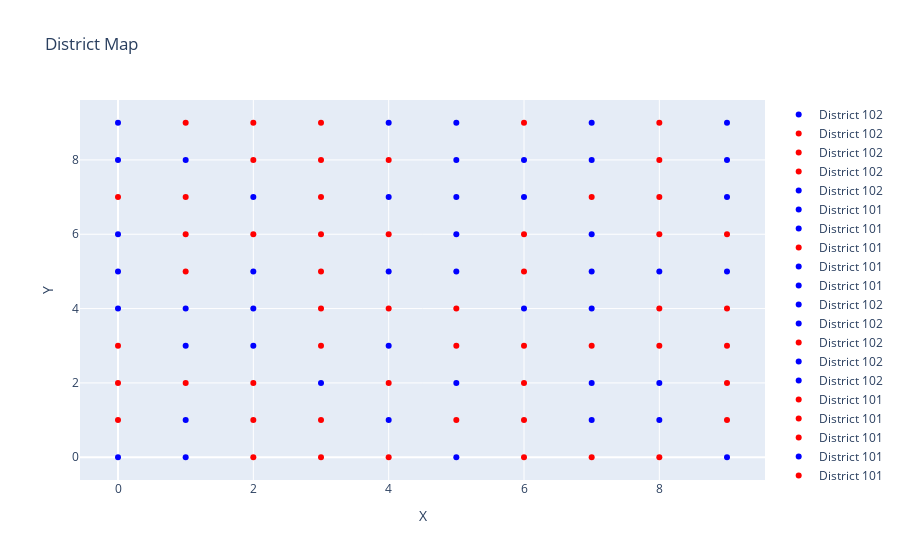
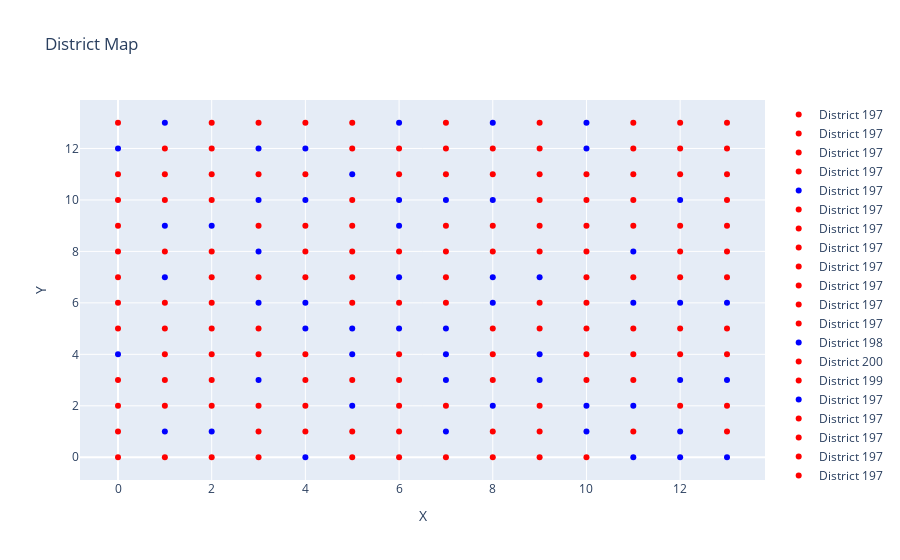

Notebook code cell kept with these figures, in order:
### Code cell
import pandas as pa
import math
import numpy as np
import networkx as nx
import matplotlib.pyplot as plt
from ortools.graph import pywrapgraph
import random
import plotly.graph_objects as go
from ipywidgets import interact, IntSlider, FloatSlider

def print_info(data, name):
    if isinstance(data, list):
        print(' % ', name, ' ', data, ' -----type $len: ', len(data), ' ', type(data), ' * ')
    else:
        print(' % ', name, ' ', data, ' -----type ', type(data), ' * ')

def setup(districts, grid_size, district_centers, pops): 
    tol = 1
    start_nodes = [0] * (grid_size * grid_size)
    for i in range(grid_size * grid_size):
        start_nodes = start_nodes + [i + 1] * districts
    for j in range(districts):
        start_nodes = start_nodes + [(grid_size * grid_size) + 1 + j]
    end_nodes = []
    for i in range(grid_size * grid_size):
        end_nodes = end_nodes + [i + 1]
    for j in range(grid_size * grid_size):
        for k in range(districts):
            end_nodes = end_nodes + [(grid_size * grid_size) + 1 + k]
    end_nodes = end_nodes + [(grid_size * grid_size) + districts + 1] * districts
    total_pop = np.sum(np.array(pops))
    capacities = np.array(pops).flatten().tolist()
    for i in np.array(pops).flatten().tolist():
        for j in range(districts):
            capacities = capacities + [i]
    for i in range(districts):
        capacities = capacities + [int(total_pop / districts) + tol]
    costs = [0] * (grid_size * grid_size)
    for i in range(grid_size):
        for j in range(grid_size):
            for k in range(districts):
                costs = costs + [int((((i - district_centers[k][0]) ** 2) + ((j - district_centers[k][1]) ** 2)))]
    costs = costs + [0] * districts
    supplies = [int(total_pop)] + ((grid_size * grid_size) + districts) * [0] + [-int(total_pop)]
    source = 0
    sink = districts + (grid_size * grid_size) + 1
    return start_nodes, end_nodes, capacities, costs, supplies, source, sink, pops, total_pop

def optimize(start_nodes, end_nodes, capacities, costs, supplies, source, sink, grid, grid_size):
    Block_Assignments = pa.DataFrame(columns=['DIST_NO', 'ASSIGN_POP', 'ACTUAL_POP'])
    min_cost_flow = pywrapgraph.SimpleMinCostFlow()
    for i in range(len(start_nodes)):
        min_cost_flow.AddArcWithCapacityAndUnitCost(start_nodes[i], end_nodes[i], capacities[i], costs[i])
    for i in range(len(supplies)):
        min_cost_flow.SetNodeSupply(i, supplies[i])
    flag = 0    
    if min_cost_flow.Solve() == min_cost_flow.OPTIMAL:
        for arc in range(min_cost_flow.NumArcs()):
            if min_cost_flow.Tail(arc) != source and min_cost_flow.Head(arc) != sink:
                if min_cost_flow.Flow(arc) > 0:
                    if min_cost_flow.Capacity(arc) == min_cost_flow.Flow(arc):
                        grid.nodes[(int(((min_cost_flow.Tail(arc) - 1) / grid_size)), (min_cost_flow.Tail(arc) - 1) % grid_size)]["district"] = min_cost_flow.Head(arc)
                        Block_Assignments.loc[min_cost_flow.Tail(arc)] = [min_cost_flow.Head(arc), min_cost_flow.Flow(arc), min_cost_flow.Capacity(arc)]
                    else:
                        if flag == 0:
                            grid.nodes[(int(((min_cost_flow.Tail(arc) - 1) / grid_size)), (min_cost_flow.Tail(arc) - 1) % grid_size)]["district"] = min_cost_flow.Head(arc)
                            Block_Assignments.loc[min_cost_flow.Tail(arc)] = [min_cost_flow.Head(arc), min_cost_flow.Flow(arc), min_cost_flow.Capacity(arc)]
                            flag = min_cost_flow.Flow(arc)
                        else: 
                            if Block_Assignments.loc[min_cost_flow.Tail(arc), 'ASSIGN_POP'] < min_cost_flow.Flow(arc):
                                grid.nodes[(int(((min_cost_flow.Tail(arc) - 1) / grid_size)), (min_cost_flow.Tail(arc) - 1) % grid_size)]["district"] = min_cost_flow.Head(arc)
                                Block_Assignments.loc[min_cost_flow.Tail(arc)] = [min_cost_flow.Head(arc), min_cost_flow.Flow(arc), min_cost_flow.Capacity(arc)]
                                flag = flag + min_cost_flow.Flow(arc)
                            else:
                                flag = flag + min_cost_flow.Flow(arc)
                            if flag == min_cost_flow.Capacity(arc):
                                flag = 0
    else:
        print('There was an issue with the min cost flow input.')
    return Block_Assignments

def grid_setup(grid_s, dist, n, p_0, c, r):
    

    grid_size = grid_s
    districts = dist
    district_centers = []
    spacing = int(grid_size / districts)
    

    for j in range(districts):
        district_centers = district_centers + [[(j + 1) * spacing + random.randint(-1, 1), random.randint(0, grid_size - 1)]]
    pops = []
    row = []    
    

    for i in range(grid_size):
        for j in range(grid_size):
            row = row + [1]
        pops = pops + [row]
        row = []
    grid = nx.grid_graph([grid_size, grid_size])
    

    for node in grid.nodes():
        grid.nodes[node]["population"] = pops[node[0]][node[1]]
    

    add_party_preference(grid, n, grid_size, p_0, c, r)
    return districts, grid_size, district_centers, pops, grid

def add_party_preference(grid, n, grid_size, p_0, c, r):
    squares_with_id = []
    all_nodes = list(grid.nodes())
    all_nodes_processed = []
    voter_arr_ind = 0
    row_tracker = 0
    square = []
    voter_arr_ind = 0
    m_val_holder = 0
    vertical_mover = 0
    for i in range(n):
        if i != 0:
            vertical_mover += r * grid_size
        for m in range(n):
            row_tracker = (c * m) + vertical_mover
            square = []            
            for j in range(r):
                row = all_nodes[row_tracker:row_tracker + c]
                square = square + row
                row_tracker += grid_size
            all_nodes_processed += square
            voter_ratios = np.ones(c * r)
            proportion_of_a = math.floor((c * r) * p_0)
            voter_ratios[:proportion_of_a] = 0
            np.random.shuffle(voter_ratios)
            for node in square:    
                grid.nodes[node]['voter_pref'] = voter_ratios[voter_arr_ind]
                voter_arr_ind = voter_arr_ind + 1
            squares_with_id.append(square)       
            voter_arr_ind = 0
            square = []
    missed_nodes = list(set(all_nodes).difference(all_nodes_processed))
    if missed_nodes:   
        print("missed_nodes = " + str(missed_nodes))

def interactive_plot(grid_size, districts, p_0, c, r, n):
    try:

        districts, grid_size, district_centers, pops, grid = grid_setup(grid_size, districts, n, p_0, c, r)

        start_nodes, end_nodes, capacities, costs, supplies, source, sink, pops, total_pop = setup(districts, grid_size, district_centers, pops)

        Block_Assignments = optimize(start_nodes, end_nodes, capacities, costs, supplies, source, sink, grid, grid_size)
        

        x_coords = []
        y_coords = []
        colors = []
        districts_list = []

        for node in grid.nodes():
            x, y = node
            x_coords.append(x)
            y_coords.append(y)
            district = grid.nodes[node]["district"]
            districts_list.append(district)
            
            color = 'blue' if grid.nodes[node]['voter_pref'] == 0 else 'red'
            colors.append(color)

        fig = go.Figure()
        for i in range(len(x_coords)):
            fig.add_trace(go.Scatter(x=[x_coords[i]], y=[y_coords[i]], mode='markers', marker=dict(color=colors[i]), name=f'District {districts_list[i]}'))

        fig.update_layout(title='District Map', xaxis_title='X', yaxis_title='Y')
        fig.show()

    except Exception as e:
        print(f"Error in interactive_plot function: {e}")

interact(interactive_plot, grid_size=IntSlider(min=5, max=20, step=1, value=10),
         districts=IntSlider(min=2, max=10, step=1, value=5),
         p_0=FloatSlider(min=0.1, max=0.9, step=0.1, value=0.5),
         c=IntSlider(min=1, max=10, step=1, value=3),
         r=IntSlider(min=1, max=10, step=1, value=3),
         n=IntSlider(min=1, max=10, step=1, value=5))
